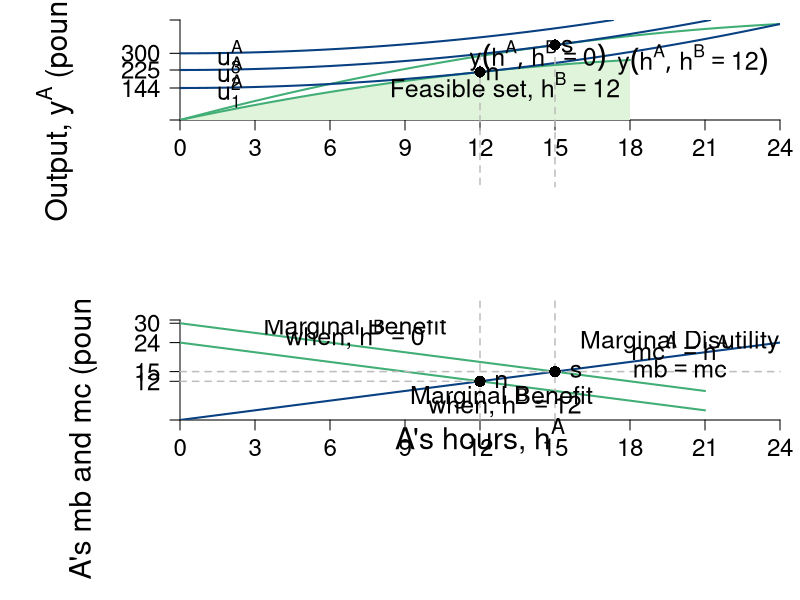

Source code (R):
require(shape)
pdf(file = "coordination_failures/mb_mc_hours.pdf", width = 9, height = 12)

#Set parameters for graphics
pointsize <- 1.8
axislabelsize <- 1.8
labelsize <- 1.5
namesize <- 1.8
annotatesize <- 1.5
graphlinewidth <- 2
segmentlinewidth <- 1.5

COL <- c("#7fc97f", "#beaed4", "#fdc086", "#ffff99", "#386cb0", "#f0027f", "#bf5b17", "#666666")
COLA <- c("#e0f3db", "#99d8c9","#66c2a4","#41ae76", "#238b45", "#005824")
COLB <- c("#4eb3d3", "#2b8cbe", "#0868ac","#084081")


#Need to create a stacked graph and 
#use the option mfrow = c(2,1) for that
par(mar =  c(9, 9, 1, 1), mfrow = c(2,1))

indiffA <- function(ea, uA = 46.08) {
  uA + (1/2)*(ea)^2
}

output <- function(ea, eb = 12, alpha = 30, beta = 1/2){
  (alpha - beta*(ea+eb))*ea
}

uA <- function(ea, ya = output) {
  ya - 0.5*(ea)^2
}

mrsA <- function(ea){
  ea
}

slopeline <- function(ea, yint = 0.5, slope = 2){
  yint + slope*ea
}


xlims <- c(0, 24)
ylims <- c(0, 450)

npts <- 501 
x <- seq(xlims[1], xlims[2], length.out = npts)
y <- seq(ylims[1], ylims[2], length.out = npts) 
a <- c(uA(ea = 12, output(ea = 12, eb = 12)), uA(ea = 15, output(ea = 15, eb = 0)), 300)

plot(0, 0, xlim = xlims, ylim = ylims, type = "n",
     xlab = expression(paste("")),
     ylab = expression(paste("")), 
     xaxt = "n", 
     yaxt = "n", 
     cex.lab = axislabelsize, 
     bty = "n",
     xaxs="i", 
     yaxs="i")

# ticksy <- seq(from = 0, to = ylims[2], by = 2)
# ylabels <- seq(from = 0, to = ylims[2], by = 2)
ticksx <- seq(from = 0, to = xlims[2], by = 3)
xlabels <- seq(from = 0, to = xlims[2], by = 3)
ticksy <- c(0, 144, 225, 300, ylims[2])
ylabels <- c(NA, expression(paste(144)), expression(paste(225)), expression(paste(300)), NA)
# ticksx <- c(0, 6.9, 12, 9.6, 16, 24, 26)
# xlabels <- c(NA, expression(paste(e^A,"*")), expression(paste(1/2*beta)), expression(paste(e^{AN})), expression(paste(alpha)), expression(paste(1/beta)), NA)

axis(1, at = ticksx, pos = 0, labels = xlabels, cex.axis= labelsize - 0.05)
axis(2, at = ticksy, pos = 0, labels = ylabels, las = 1, cex.axis= labelsize - 0.05)

npts <- 500 
xx1 <- seq(xlims[1], xlims[2], length.out = npts)
xx2 <- seq(xlims[1], 18, length.out = npts)
xx3 <- seq(xlims[1], 21, length.out = npts)

#Feasible set
xpolyF <- seq(from = 0, to = 18, length.out = 501)
ypolyF <- output(xpolyF, eb = 12)
polygon(c(0, xpolyF, 18, xlims[1]), 
        c(output(0, eb = 0), output(xpolyF, eb = 12), 0, 0),
        border = FALSE, col = COLA[1])


lines(xx1, output(xx1, eb = 0), col = COLA[4], lwd = graphlinewidth)
lines(xx2, output(xx2, eb = 12), col = COLA[4], lwd = graphlinewidth)

contour(x, y,
        outer(x, y, uA),
        drawlabels = FALSE,
        col = COLB[4],
        lwd = graphlinewidth,
        levels = a,
        xaxs="i",
        yaxs="i",
        add = TRUE)

segments(12, 300, 12, -300, lty = 2, col = "gray", lwd = segmentlinewidth, xpd = 350)
segments(15, output(ea = 15, eb = 0), 15, -300, lty = 2, col = "gray", lwd = segmentlinewidth, xpd = 350)

text(13, 150, expression(paste("Feasible set, ", h^B == 12)), xpd = TRUE, cex = labelsize)

# segments(2, 0, 2, ylims[2], lty = 2, col = "gray" , lwd = segmentlinewidth)
# segments(6, 0, 6, ylims[2], lty = 2, col = "gray" , lwd = segmentlinewidth)

#Axis labels
#mtext(expression(paste("A's hours, ", h^A)), side=1, line = 3.2, cex = axislabelsize)
#text(0.5*xlims[2], -40, expression(paste("A's hours, ", h^A)), xpd = TRUE, cex = axislabelsize)
text(-5, 0.5*ylims[2], expression(paste("Output, ", y^A," (pounds, lb)")), xpd = TRUE, cex = axislabelsize, srt = 90)

# text(-0.9, 0.5*ylims[2], expression(paste("Output, ", y^A)), xpd = TRUE, cex = axislabelsize, srt = 90)
# text(5, 12, expression(paste("slope", phantom()==h^A, phantom() == 2)), cex = annotatesize)
# Arrows(3.6, 12, 2.4, 12, col = "black", lty = 1, lwd = 2, arr.type = "triangle", arr.lwd = 0.5)
# text(9, 28, expression(paste("slope", phantom()==h^A, phantom() == 6)), cex = annotatesize)
# Arrows(7.6, 28, 6.4, 28, col = "black", lty = 1, lwd = 2, arr.type = "triangle", arr.lwd = 0.5)

#Label the iso-welfare functions for the HG, Aisha
text(2, 130, expression(u[1]^A), cex = annotatesize)
text(2, 210, expression(u[2]^A), cex = annotatesize)
text(2, 285, expression(u[3]^A), cex = annotatesize)

points(12, output(ea = 12), pch = 16, col = "black", cex = 1.5)
text(12 + 0.5, output(ea = 12) - 6, expression(paste(n)), cex = annotatesize)

points(15, output(ea = 15, eb = 0), pch = 16, col = "black", cex = 1.5)
text(15 + 0.5, output(ea = 15, eb = 0) - 6, expression(paste(s)), cex = annotatesize)


text(14.3, 288, expression(paste(y(h^A, h^B == 0))), cex = annotatesize)
text(20.5, 270, expression(paste(y(h^A, h^B == 12))), cex = annotatesize)



MBenefit <- function(ea, eb = 12, alpha = 30, beta = 1/2) {
  (alpha - beta*eb - 2*beta*ea)
}

MCost <- function(ea, slope = 1, intercept = 0){
  slope*ea
}


xlims <- c(0, 24)
ylims <- c(0, 31)

npts <- 501 
x <- seq(xlims[1], xlims[2], length.out = npts)
y <- seq(ylims[1], ylims[2], length.out = npts) 
a <- c(12, 46.08, 90)



plot(0, 0, xlim = xlims, ylim = ylims, type = "n",
     xlab = expression(paste("")),
     ylab = expression(paste("")), 
     xaxt = "n", 
     yaxt = "n", 
     cex.lab = axislabelsize, 
     bty = "n",
     xaxs="i", 
     yaxs="i")

# ticksy <- seq(from = 0, to = ylims[2], by = 2)
# ylabels <- seq(from = 0, to = ylims[2], by = 2)
# ticksx <- seq(from = 0, to = xlims[2], by = 2)
# xlabels <- seq(from = 0, to = xlims[2], by = 2)
ticksy <- c(0, MBenefit(12), MBenefit(15, eb = 0), MBenefit(ea = 0), 30, ylims[2])
ylabels <- c(NA, expression(paste(12)), expression(paste(15)), expression(paste(24)), expression(paste(30)), NA)
# ticksx <- c(0, 12, 15, 24, 30, xlims[2])
# xlabels <- c(0, 12, 15, 24, 30, xlims[2])
ticksx <- seq(xlims[1], xlims[2], 3)
xlabels <- seq(xlims[1], xlims[2], 3)
#xlabels <- c(NA, expression(paste(h[1]^A)), expression(paste(h[2]^A)), expression(paste(frac(alpha - beta*h^b,2*beta) )), expression(paste(frac(alpha,2*beta) )), NA)

axis(1, at = ticksx, pos = 0, labels = xlabels ,las = 1, cex.axis = labelsize - 0.05)
axis(2, at = ticksy, pos = 0, labels = ylabels, las = 1, cex.axis = labelsize - 0.05)
#text(x = c(0, 12, 15, 24, 30, xlims[2]), par("usr")[3] - 0.4, labels = xlabels, srt = 0, pos = 1, xpd = TRUE, cex = labelsize - 0.05)

#mtext(expression(paste("Aram's hours, ", h^A)), side=1, line = 4, cex = axislabelsize)
text(0.5*xlims[2], -5, expression(paste("A's hours, ", h^A)), xpd = TRUE, cex = axislabelsize)
text(-4, 0.5*ylims[2], expression(paste("A's mb and mc (pounds, lb), ", u[h^A]^A)), xpd = TRUE, cex = axislabelsize, srt = 90) 

npts <- 500 
xx1 <- seq(xlims[1], xlims[2], length.out = npts)
xx2 <- seq(4, 8, length.out = npts)

lines(xx3, MBenefit(xx3, eb = 12), col = COLA[4], lwd = graphlinewidth)
lines(xx3, MBenefit(xx3, eb = 0), col = COLA[4], lwd = graphlinewidth)
lines(xx1, MCost(xx1), col = COLB[4], lwd = graphlinewidth)

#For NE hours = 12
# segments(0, 12, 12, 12, lty = 2, col =  "gray", lwd = segmentlinewidth)
segments(12, 0, 12, 300, lty = 2, col = "gray", lwd = segmentlinewidth, xpd = 350)
segments(15, 0, 15, 300, lty = 2, col = "gray", lwd = segmentlinewidth, xpd = 350)
segments(0, 12, 12, 12, lty = 2, col = "gray", lwd = segmentlinewidth, xpd = 350)
segments(0, 15, 24, 15, lty = 2, col = "gray", lwd = segmentlinewidth, xpd = 350)
text(20, 16, expression(mb == mc), cex = annotatesize)

#segments(0, 12, 300, 12, lty = 2, col =  "gray", lwd = segmentlinewidth, xpd = TRUE)

#For P-efficient hours = 10
#segments(0, MBenefit(15, eb = 0), 15, MBenefit(15, eb = 0), lty = 2, col = "gray" , lwd = segmentlinewidth)
#segments(15, 0, 15, MBenefit(15, eb = 0),  lty = 2, col = "gray" , lwd = segmentlinewidth)


text(7, 28.5, expression(paste("Marginal Benefit")), cex = labelsize)
text(7, 26.5, expression(paste("when, ", h^B == 0 )), cex = labelsize)
#text(8, 26.5, expression(paste("Marginal Benefit")), cex = labelsize)
#text(8, 25, expression(paste("when, ", h^B== 0 )), cex = labelsize)
#text(11.5, 24.3, expression(paste(mb^A== alpha - 2*beta*h^A )), cex = labelsize)
#text(11.5, 22.5, expression(paste("when, ", h^B== 0 )), cex = labelsize)

text(13, 7, expression(paste("Marginal Benefit ")), cex = labelsize)
text(13, 5.3, expression(paste("when, ", h^B == 12 )), cex = labelsize)
#text(5.5, 15.5, expression(paste("Marginal Benefit ")), cex = labelsize)
#text(5.5, 14, expression(paste("when, ", h^B > 0 )), cex = labelsize)
#text(24.5, 13.5, expression(paste(mb^A == alpha - beta*h^B - 2*beta*h^A)), cex = labelsize)
#text(24.5, 12, expression(paste("when, ", h^B > 0 )), cex = labelsize)
#Arrows(21.5, 12.5, 17, 8, col = "black", lty = 1, lwd = 2, arr.type = "triangle", arr.lwd = 0.5)


text(20, 24, expression(paste("Marginal Disutility")), cex = labelsize)
text(20, 22.5, expression(paste(mc^A == h^A)), cex = labelsize)




points(12, 12, pch = 16, col = "black", cex = 1.5)
text(12 + 0.85, 12.1, expression(paste(n)), cex = labelsize)

points(15, 15, pch = 16, col = "black", cex = 1.5)
text(15 + 0.85, 15.1, expression(paste(s)), cex = labelsize)

#Label the iso-welfare functions for the HG, Aisha
text(9.7, 60, expression(u[1]^A),  cex= labelsize - 0.05)
text(7.6, 60, expression(u[2]^A), cex= labelsize - 0.05)
text(4.8, 60, expression(u[3]^A), cex= labelsize - 0.05)


dev.off()
